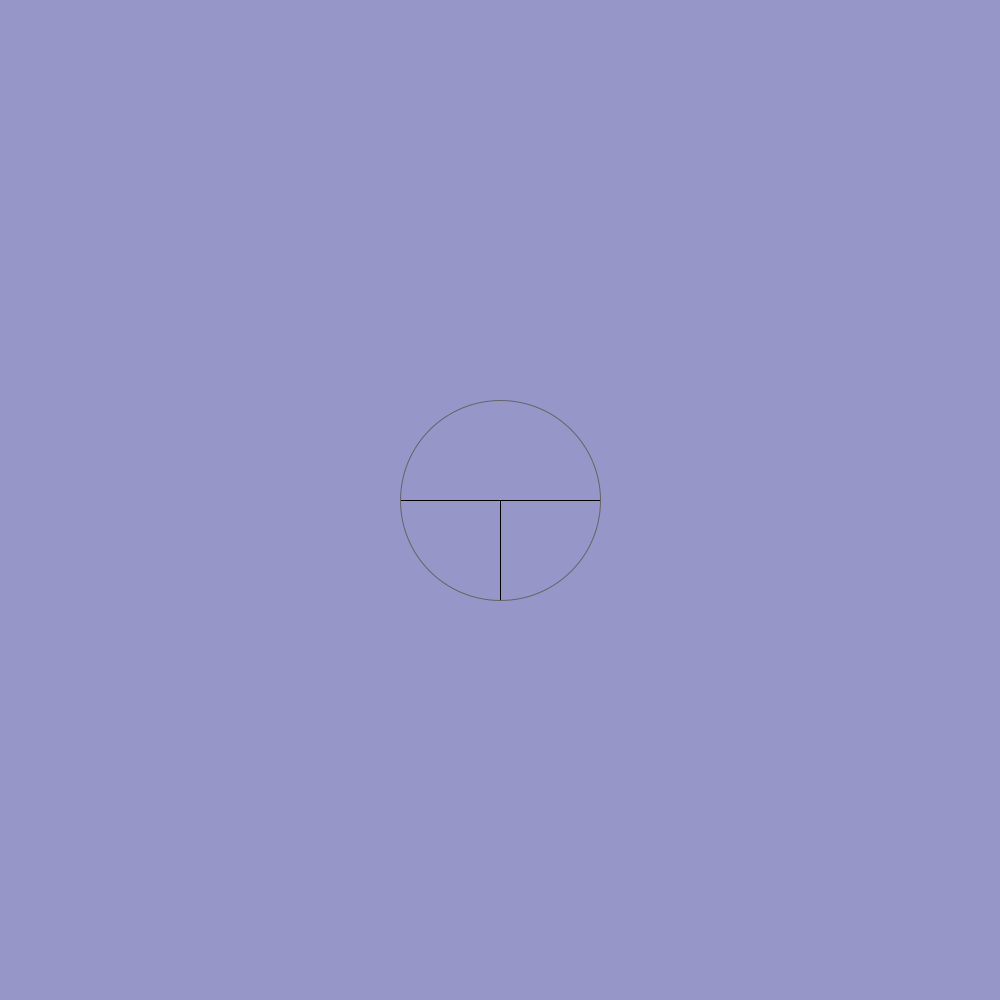
Frame 1 (no input)
Frame 60 (the mouse pressed at the canvas centre just before this capture): identical to frame 1, image omitted
Frame 120 (the mouse held since frame 60 and released just before this capture): identical to frame 1, image omitted

The Processing sketch that drew this single still picture (run headless with seeded random() and noise(); from frame 60 on, the mouse is pressed at the canvas centre):

// Processing sketch: diametro
// ── diametro.pde
int diametro = 200;
float radio = diametro/2;
float circunferencia = TWO_PI * diametro;

int centroHorizontal;
int centroVertical;

void setup() {
  size(1000, 1000);
  centroHorizontal = width/2;
  centroVertical = height/2;
}

void draw() {
  background(150, 150, 200);
  noStroke();
  
  //float d = dist(mouseX, mouseY, centroHorizontal, centroVertical);
  translate(centroHorizontal, centroVertical);
  noFill();
  
  // dibujar diametro
  stroke(0);
  line(-radio, 0, radio, 0);
  
  //radio
  line(0, 0, 0, radio);
  
  //circulo
  stroke(100);
  ellipse(0, 0, diametro, diametro);
  
  println(circunferencia);
  
  //ellipse(centroHorizontal, centroVertical, diametro, diametro);
}
  
